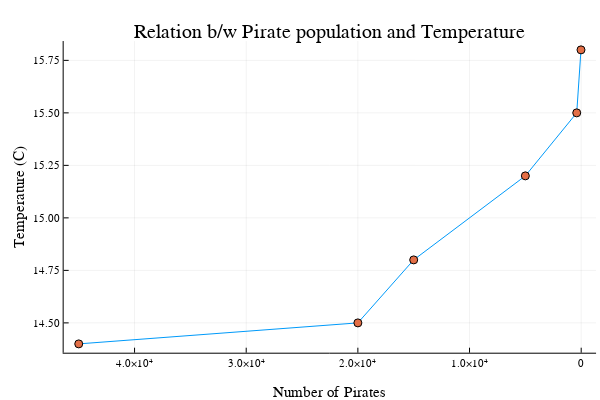

This figure's notebook cell:
### Code cell
# Plotting data
plot(numPirates,globalTemp,legend=false)
scatter!(numPirates,globalTemp,legend=false)

# Reversing x-axis (Because by defafult x-axis moves from smaller to larger values)
xflip!()

# Adding title and labels
xlabel!("Number of Pirates")
ylabel!("Temperature (C)")
title!("Relation b/w Pirate population and Temperature")

### Figure 1 — Plotly figure (JSON) as saved in the notebook; plotly's stock layout.template omitted (floating-point values rounded to 4 significant figures)
{"data": [{"colorbar": {"title": ""}, "legendgroup": "y1", "line": {"color": "rgba(0, 154, 250, 1.000)", "dash": "solid", "shape": "linear", "width": 1}, "mode": "lines", "name": "y1", "showlegend": true, "type": "scatter", "x": [45000, 20000, 15000, 5000, 400, 17], "xaxis": "x", "y": [14.4, 14.5, 14.8, 15.2, 15.5, 15.8], "yaxis": "y", "zmax": null, "zmin": null}, {"colorbar": {"title": ""}, "legendgroup": "y2", "marker": {"color": "rgba(227, 111, 71, 1.000)", "line": {"color": "rgba(0, 0, 0, 1.000)", "width": 1}, "size": 8, "symbol": "circle"}, "mode": "markers", "name": "y2", "showlegend": true, "type": "scatter", "x": [45000, 20000, 15000, 5000, 400, 17], "xaxis": "x", "y": [14.4, 14.5, 14.8, 15.2, 15.5, 15.8], "yaxis": "y", "zmax": null, "zmin": null}], "layout": {"annotations": [{"font": {"color": "rgba(0, 0, 0, 1.000)", "family": "sans-serif", "size": 20}, "rotation": 0, "showarrow": false, "text": "Relation b/w Pirate population and Temperature", "x": 0.5498, "xanchor": "center", "xref": "paper", "y": 1, "yanchor": "top", "yref": "paper"}], "height": 400, "margin": {"b": 20, "l": 0, "r": 0, "t": 20}, "paper_bgcolor": "rgba(255, 255, 255, 1.000)", "plot_bgcolor": "rgba(255, 255, 255, 1.000)", "showlegend": false, "width": 600, "xaxis": {"anchor": "y", "domain": [0.1061, 0.9934], "gridcolor": "rgba(0, 0, 0, 0.100)", "gridwidth": 0.5, "linecolor": "rgba(0, 0, 0, 1.000)", "mirror": false, "range": [46350.0, -1332.0], "showgrid": true, "showline": true, "showticklabels": true, "tickangle": 0, "tickcolor": "rgb(0, 0, 0)", "tickfont": {"color": "rgba(0, 0, 0, 1.000)", "family": "sans-serif", "size": 11}, "tickmode": "array", "ticks": "inside", "ticktext": ["0", "1.0×10⁴", "2.0×10⁴", "3.0×10⁴", "4.0×10⁴"], "tickvals": [0, 10000, 20000, 30000, 40000], "title": "Number of Pirates", "titlefont": {"color": "rgba(0, 0, 0, 1.000)", "family": "sans-serif", "size": 15}, "type": "-", "visible": true, "zeroline": false, "zerolinecolor": "rgba(0, 0, 0, 1.000)"}, "yaxis": {"anchor": "x", "domain": [0.07581, 0.9415], "gridcolor": "rgba(0, 0, 0, 0.100)", "gridwidth": 0.5, "linecolor": "rgba(0, 0, 0, 1.000)", "mirror": false, "range": [14.36, 15.84], "showgrid": true, "showline": true, "showticklabels": true, "tickangle": 0, "tickcolor": "rgb(0, 0, 0)", "tickfont": {"color": "rgba(0, 0, 0, 1.000)", "family": "sans-serif", "size": 11}, "tickmode": "array", "ticks": "inside", "ticktext": ["14.50", "14.75", "15.00", "15.25", "15.50", "15.75"], "tickvals": [14.5, 14.75, 15, 15.25, 15.5, 15.75], "title": "Temperature (C)", "titlefont": {"color": "rgba(0, 0, 0, 1.000)", "family": "sans-serif", "size": 15}, "type": "-", "visible": true, "zeroline": false, "zerolinecolor": "rgba(0, 0, 0, 1.000)"}}}
